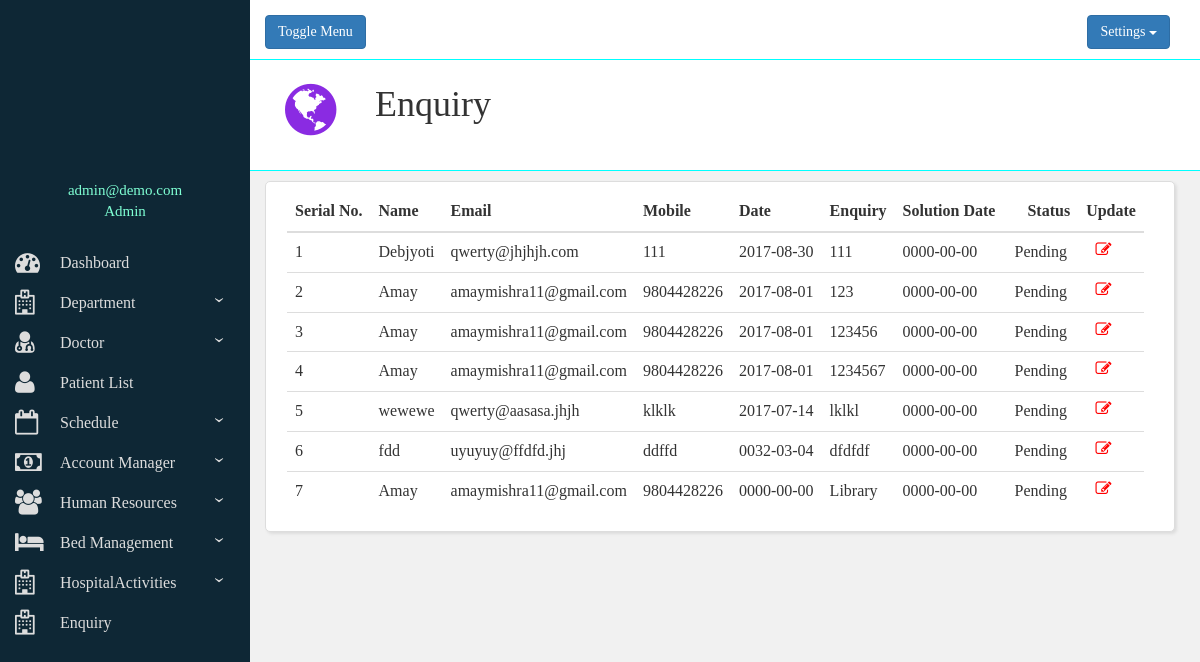
The app's page /e.php (signed in) with its own data.
### tables this page shows
CREATE TABLE `enquiry` (
  `id` int(11) NOT NULL,
  `name` varchar(30) NOT NULL,
  `email` varchar(40) NOT NULL,
  `mobile` varchar(10) NOT NULL,
  `enquiry` varchar(200) NOT NULL,
  `date` date NOT NULL,
  `status` varchar(10) NOT NULL,
  `sdate` date NOT NULL
);

### e.php (the view, shortened to what this page needs)
<?php
 include("structure.php");
?>
        <div id="change">
        	<div class="row bbtm">
              <div class="col-lg-12">
                <div class="header-icon"><i class="fa fa-globe" aria-hidden="true"></i></div>
                  <div class="header-title">
                    <h1>Enquiry</h1>
                  </div>
              </div>
            </div>
            <div class="container-fluid relative" style="margin-top: 10px;margin-right: 30px;">
        			  <div class="row" id="viewall" style="padding-right: 30px;padding-left: 10px;">
                    <?php
                            require("connection.php");
                            $str="SELECT * FROM `enquiry` WHERE status='Pending' ORDER BY date DESC LIMIT 15;";
                            $result= mysqli_query($con, $str);
                            $s=1;
                    ?>
                    <table class="table table-hover">
                        <thead>
                          <tr>
                            <th>Serial No.</th>
                            <th>Name</th>
                            <th>Email</th>
                            <th>Mobile</th>
                            <th>Date</th>
                            <th>Enquiry</th>
                            <th>Solution Date<th>
                            <th>Status</th>
                              <th>Update</th>
                        </tr>
                        </thead>
                        <tbody>
                        <?php
                        while ($row= mysqli_fetch_array($result,MYSQLI_ASSOC)){
                            echo "<tr>";
                            echo "<td>".$s."</td>";
                            echo "<td>".$row['name']."</td>";
                            echo "<td>".$row['email']."</td>";
                            echo "<td>".$row['mobile']."</td>";
                            echo "<td>".$row['date']."</td>";
                            echo "<td>".$row['enquiry']."</td>";
                            echo "<td>".$row['sdate']."</td>";
                            echo "<td colspan='2' style='text-align:center;'>".$row['status']."</td>";
                            echo "<td style='text-align: center;'>"."<a href='editenq.php?id=$row[id]'>
                            <i style='color:red;' class='fa fa-pencil-square-o' aria-hidden='true'></i>
                            </a>"."</td>";
                            echo "</tr>";
                            $s++;
                        }
                        ?>
                        </tbody>
                      </table>
        			  </div>
        			</div>
          </div>
      </div>
    </div>
  </div>
</body>

### css/addacc.css (style rules this page uses)
div.relative { position:relative; background-color:#FFFFFF; padding-top:10px; padding-left:26px; border-radius:5px; box-shadow: 2px 2px 3px #DDDDDD; border-style:solid; border-color:#DDDDDD; border-width:1px; }
div { font-family:calibri; font-size:16px; }
td { padding-top:10px; }

### structure.php (style rules this page uses)
i { padding-right: 15px; font-size: 25px; }
.bbtm { border-bottom-style: solid; padding-bottom: 10px; border-width: 0.2px; border-bottom-color: aqua; background-color: #fff; }
.header-icon { float: left; padding: 20px; color: blueviolet; font-size: 60px; line-height: 60px; }
.header-title { padding: 5px 0px 5px 10px; height: 100px; margin-left: 100px; }

### records on screen
enquiry: name "Debjyoti", email "qwerty@jhjhjh.com", mobile "111", date "2017-08-30", enquiry "111", sdate "0000-00-00", status "Pending"
enquiry: name "Amay", email "amaymishra11@gmail.com", mobile "9804428226", date "2017-08-01", enquiry "123", sdate "0000-00-00", status "Pending"
enquiry: name "Amay", email "amaymishra11@gmail.com", mobile "9804428226", date "2017-08-01", enquiry "123456", sdate "0000-00-00", status "Pending"
enquiry: name "Amay", email "amaymishra11@gmail.com", mobile "9804428226", date "2017-08-01", enquiry "1234567", sdate "0000-00-00", status "Pending"
enquiry: name "wewewe", email "qwerty@aasasa.jhjh", mobile "klklk", date "2017-07-14", enquiry "lklkl", sdate "0000-00-00", status "Pending"
enquiry: name "fdd", email "uyuyuy@ffdfd.jhj", mobile "ddffd", date "0032-03-04", enquiry "dfdfdf", sdate "0000-00-00", status "Pending"
enquiry: name "Amay", email "amaymishra11@gmail.com", mobile "9804428226", date "0000-00-00", enquiry "Library", sdate "0000-00-00", status "Pending"

### other values on screen
$_SESSION['email'] "admin@demo.com"
$_SESSION['role'] "Admin"
